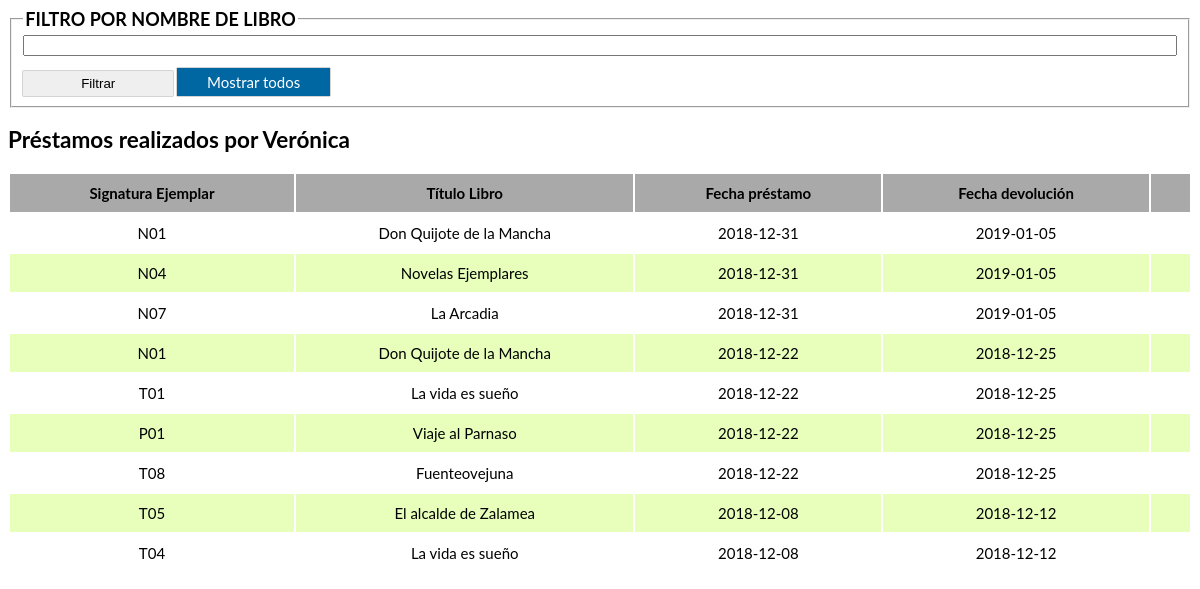
Screenshot of /mostrarPrestamos.php?soc_id=7 with the database file from the repository.
### tables this page shows
CREATE TABLE `Prestamos` (
  `pre_id` int NOT NULL,
  `pre_fecha` date NOT NULL,
  `pre_devolucion` date DEFAULT NULL,
  `pre_socio` int NOT NULL,
  `pre_ejemplar` varchar(15) NOT NULL
);

CREATE TABLE `Libros` (
  `lib_titulo` varchar(50) NOT NULL,
  `lib_genero` varchar(30) NOT NULL,
  `lib_autor` int NOT NULL,
  `lib_isbn` varchar(13) NOT NULL,
  `lib_prestado` int NOT NULL DEFAULT '0',
  `lib_sindevolver` int NOT NULL DEFAULT '0'
);

### Controllers/mostrarPrestamosDispatcher.php (called while the page is built, shortened)
<?php
require_once($_SERVER['DOCUMENT_ROOT'] . '/Ejercicio_1/Controllers/Dispatcher.php');
require_once($_SERVER['DOCUMENT_ROOT'] . '/Ejercicio_1/Models/MySQLConnector.php');
class mostrarPrestamosDispatcher extends Dispatcher
{
    public $idSocio;
    public function __construct($idSocio)
    {
        $this->idSocio = $idSocio;
    }
    public function load($filtrado = '')
    {
        return $this->mySqlConnector->getAllPrestamosBySocioId($this->idSocio, $filtrado);
    }
}

### Controllers/Dispatcher.php (called while the page is built, shortened)
<?php
class Dispatcher
{
    public function __construct()
    {
        $this->mySqlConnector = new MySQLConnector();
    }
}

### Models/MySQLConnector.php (called while the page is built, shortened)
<?php
class MySQLConnector
{
    private $conexion;
    public function __construct()
    {
        $this->conexion             = new mysqli('localhost','super', '123456', 'biblioteca', '3307');
    }
    public function getAllPrestamosBySocioId($idSocio, $filtrado = ''): array
    {
        $filtro = !empty($filtrado) ? ' AND lib_titulo LIKE "%' . $filtrado . '%" ' : '';
        $resultado1 = $this->conexion->query(
            'SELECT soc_nombre AS socio,
                        lib_titulo AS libro,
                        pre_ejemplar AS signatura,
                        pre_id as id,
                        pre_fecha AS prestamo,
                        pre_devolucion AS devolucion
                    FROM prestamos
                    JOIN ejemplares ON pre_ejemplar = eje_signatura
                    JOIN libros ON eje_libro = lib_isbn
                    JOIN socios ON pre_socio = soc_id
                    WHERE pre_socio = ' . $idSocio
                    . $filtro .
                    ' ORDER BY pre_fecha DESC');
        $prestamos = [];
        while($datos = $resultado1->fetch_object())
        {
            $prestamos['socio']                                      = $datos->socio;
            $prestamos['prestamos'][$datos->id]['libro']             = $datos->libro;
            $prestamos['prestamos'][$datos->id]['signatura']         = $datos->signatura;
            $prestamos['prestamos'][$datos->id]['fecha_prestamo']    = $datos->prestamo;
            $prestamos['prestamos'][$datos->id]['fecha_devolucion']  = $datos->devolucion;
        }
        return $prestamos;
    }
}

### mostrarPrestamos.php (the view, shortened to what this page needs)
<?php
require_once($_SERVER['DOCUMENT_ROOT'] . '/Ejercicio_1/Controllers/mostrarPrestamosDispatcher.php');
global $prestamosArray;
if(isset($_REQUEST['soc_id'])) {
    $mostrarDispatcher = new \Controllers\mostrarPrestamosDispatcher($_REQUEST['soc_id']);
    $prestamosArray = $mostrarDispatcher->load();
}
?>
<!DOCTYPE html>
<html lang="es">
<head>
    <link type="text/css" rel="stylesheet" href="./styles.css">
</head>
<body>
<form action="./mostrarPrestamos.php" method="POST">
    <fieldset>
        <legend>Filtro por nombre de libro</legend>
        <input type="text" id="filtro" name="filtro">
        <div class="botones">
            <button type="submit">Filtrar</button>
            <a class="boton" href="./mostrarPrestamos.php?soc_id=<?= $mostrarDispatcher->idSocio ?>">Mostrar todos</a>
        </div>
    </fieldset>
</form>
<?php if(!empty($prestamosArray)) { ?>
<h2>Préstamos realizados por <?= $prestamosArray['socio'] ?></h2>
<?php } ?>
<table>
    <thead>
    <th>Signatura Ejemplar</th>
    <th>Título Libro</th>
    <th>Fecha préstamo</th>
    <th>Fecha devolución</th>
    <th></th>
    </thead>
    <tbody>
    <?php if(!empty($prestamosArray)) {
        foreach($prestamosArray['prestamos'] as $key => $prestamo) { ?>
        <tr>
            <td><?= $prestamo['signatura'] ?></td>
            <td><?= $prestamo['libro'] ?></td>
            <td><?= $prestamo['fecha_prestamo'] ?></td>
            <td><?= $prestamo['fecha_devolucion'] ?? '-' ?></td>
            <td>
        <?php } ?>
            </td>
    <?php } else { ?>
        <td colspan="5"> No se encuentran préstamos para este socio o con el nombre indicado. </td>
    <?php } ?>
        </tr>
    </tbody>
</table>
</body>
</html>

### styles.css (style rules this page uses)
html { font-family:'Lato','sans-serif'; font-size: 15px; }
fieldset { display: flex; flex-direction: column; }
fieldset legend { text-transform: uppercase; font-weight: 700; font-size: 1.2em; }
button , .boton { width: 150px; margin-top: 15px; padding: 5px 30px; border: transparent; box-shadow: 0 0 1px black; }
.boton { text-decoration: none; color: white; background-color: rgb(0, 103, 163); transition: .5s; }
table { text-align: center; width: 100%; }
thead { background-color: darkgray; }
table th { padding: 10px; }
table td { padding: 10px 0; }
tr:nth-child(even) { background-color: rgb(231, 255, 187); }

### rows the page displays
prestamos: pre_ejemplar "N01", libros.lib_titulo "Don Quijote de la Mancha", pre_fecha "2018-12-31", pre_devolucion "2019-01-05"
prestamos: pre_ejemplar "N04", libros.lib_titulo "Novelas Ejemplares", pre_fecha "2018-12-31", pre_devolucion "2019-01-05"
prestamos: pre_ejemplar "N07", libros.lib_titulo "La Arcadia", pre_fecha "2018-12-31", pre_devolucion "2019-01-05"
prestamos: pre_ejemplar "N01", libros.lib_titulo "Don Quijote de la Mancha", pre_fecha "2018-12-22", pre_devolucion "2018-12-25"
prestamos: pre_ejemplar "T01", libros.lib_titulo "La vida es sueño", pre_fecha "2018-12-22", pre_devolucion "2018-12-25"
prestamos: pre_ejemplar "P01", libros.lib_titulo "Viaje al Parnaso", pre_fecha "2018-12-22", pre_devolucion "2018-12-25"
prestamos: pre_ejemplar "T08", libros.lib_titulo "Fuenteovejuna", pre_fecha "2018-12-22", pre_devolucion "2018-12-25"
prestamos: pre_ejemplar "T05", libros.lib_titulo "El alcalde de Zalamea", pre_fecha "2018-12-08", pre_devolucion "2018-12-12"
prestamos: pre_ejemplar "T04", libros.lib_titulo "La vida es sueño", pre_fecha "2018-12-08", pre_devolucion "2018-12-12"

### other values shown
$prestamosArray['socio'] "Verónica"
